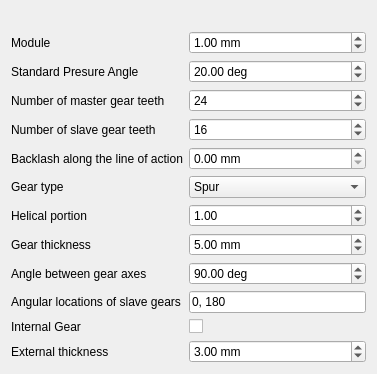
<?xml version="1.0" encoding="UTF-8"?>
<ui version="4.0">
 <class>Form</class>
 <widget class="QWidget" name="Form">
  <property name="geometry">
   <rect>
    <x>0</x>
    <y>0</y>
    <width>377</width>
    <height>336</height>
   </rect>
  </property>
  <property name="windowTitle">
   <string>Gears Parameters</string>
  </property>
  <layout class="QGridLayout" name="gridLayout">
   <item row="2" column="1">
    <widget class="QDoubleSpinBox" name="doubleSpinBox_2">
     <property name="suffix">
      <string> deg</string>
     </property>
     <property name="maximum">
      <double>89.989999999999995</double>
     </property>
     <property name="value">
      <double>20.000000000000000</double>
     </property>
    </widget>
   </item>
   <item row="2" column="0">
    <widget class="QLabel" name="label_2">
     <property name="text">
      <string>Standard Presure Angle</string>
     </property>
    </widget>
   </item>
   <item row="4" column="0">
    <widget class="QLabel" name="label_4">
     <property name="text">
      <string>Number of slave gear teeth</string>
     </property>
    </widget>
   </item>
   <item row="11" column="1">
    <widget class="QLineEdit" name="lineEdit">
     <property name="text">
      <string>0, 180</string>
     </property>
    </widget>
   </item>
   <item row="8" column="0">
    <widget class="QLabel" name="label_8">
     <property name="text">
      <string>Helical portion</string>
     </property>
    </widget>
   </item>
   <item row="3" column="1">
    <widget class="QSpinBox" name="spinBox">
     <property name="maximum">
      <number>999</number>
     </property>
     <property name="value">
      <number>24</number>
     </property>
    </widget>
   </item>
   <item row="5" column="1">
    <widget class="QDoubleSpinBox" name="doubleSpinBox_3">
     <property name="suffix">
      <string> mm</string>
     </property>
     <property name="maximum">
      <double>999.990000000000009</double>
     </property>
     <property name="singleStep">
      <double>0.100000000000000</double>
     </property>
    </widget>
   </item>
   <item row="8" column="1">
    <widget class="QDoubleSpinBox" name="doubleSpinBox_4">
     <property name="maximum">
      <double>9.990000000000000</double>
     </property>
     <property name="singleStep">
      <double>0.100000000000000</double>
     </property>
     <property name="value">
      <double>1.000000000000000</double>
     </property>
    </widget>
   </item>
   <item row="11" column="0">
    <widget class="QLabel" name="label_10">
     <property name="text">
      <string>Angular locations of slave gears</string>
     </property>
    </widget>
   </item>
   <item row="7" column="0">
    <widget class="QLabel" name="label_7">
     <property name="text">
      <string>Gear type</string>
     </property>
    </widget>
   </item>
   <item row="1" column="1">
    <widget class="QDoubleSpinBox" name="doubleSpinBox">
     <property name="prefix">
      <string/>
     </property>
     <property name="suffix">
      <string> mm</string>
     </property>
     <property name="maximum">
      <double>999.990000000000009</double>
     </property>
     <property name="singleStep">
      <double>0.100000000000000</double>
     </property>
     <property name="value">
      <double>1.000000000000000</double>
     </property>
    </widget>
   </item>
   <item row="9" column="0">
    <widget class="QLabel" name="label_6">
     <property name="text">
      <string>Gear thickness</string>
     </property>
    </widget>
   </item>
   <item row="3" column="0">
    <widget class="QLabel" name="label_3">
     <property name="text">
      <string>Number of master gear teeth</string>
     </property>
    </widget>
   </item>
   <item row="14" column="0">
    <widget class="QLabel" name="label_11">
     <property name="text">
      <string>External thickness</string>
     </property>
    </widget>
   </item>
   <item row="5" column="0">
    <widget class="QLabel" name="label_5">
     <property name="text">
      <string>Backlash along the line of action</string>
     </property>
    </widget>
   </item>
   <item row="10" column="1">
    <widget class="QDoubleSpinBox" name="doubleSpinBox_6">
     <property name="suffix">
      <string> deg</string>
     </property>
     <property name="minimum">
      <double>1.000000000000000</double>
     </property>
     <property name="maximum">
      <double>179.000000000000000</double>
     </property>
     <property name="value">
      <double>90.000000000000000</double>
     </property>
    </widget>
   </item>
   <item row="4" column="1">
    <widget class="QSpinBox" name="spinBox_2">
     <property name="maximum">
      <number>999</number>
     </property>
     <property name="value">
      <number>16</number>
     </property>
    </widget>
   </item>
   <item row="1" column="0">
    <widget class="QLabel" name="label">
     <property name="text">
      <string>Module</string>
     </property>
    </widget>
   </item>
   <item row="9" column="1">
    <widget class="QDoubleSpinBox" name="doubleSpinBox_5">
     <property name="suffix">
      <string> mm</string>
     </property>
     <property name="maximum">
      <double>9999.989999999999782</double>
     </property>
     <property name="value">
      <double>5.000000000000000</double>
     </property>
    </widget>
   </item>
   <item row="14" column="1">
    <widget class="QDoubleSpinBox" name="doubleSpinBox_7">
     <property name="suffix">
      <string> mm</string>
     </property>
     <property name="maximum">
      <double>999.990000000000009</double>
     </property>
     <property name="value">
      <double>3.000000000000000</double>
     </property>
    </widget>
   </item>
   <item row="10" column="0">
    <widget class="QLabel" name="label_9">
     <property name="text">
      <string>Angle between gear axes</string>
     </property>
    </widget>
   </item>
   <item row="0" column="0" colspan="2">
    <widget class="QLabel" name="label_12">
     <property name="text">
      <string/>
     </property>
    </widget>
   </item>
   <item row="7" column="1">
    <widget class="QComboBox" name="comboBox">
     <item>
      <property name="text">
       <string>Spur</string>
      </property>
     </item>
     <item>
      <property name="text">
       <string>Helical</string>
      </property>
     </item>
     <item>
      <property name="text">
       <string>Double Helical</string>
      </property>
     </item>
    </widget>
   </item>
   <item row="12" column="0">
    <widget class="QLabel" name="label_13">
     <property name="text">
      <string>Internal Gear</string>
     </property>
    </widget>
   </item>
   <item row="12" column="1">
    <widget class="QCheckBox" name="checkBox">
     <property name="text">
      <string/>
     </property>
    </widget>
   </item>
  </layout>
 </widget>
 <tabstops>
  <tabstop>doubleSpinBox</tabstop>
  <tabstop>doubleSpinBox_2</tabstop>
  <tabstop>spinBox</tabstop>
  <tabstop>spinBox_2</tabstop>
  <tabstop>doubleSpinBox_3</tabstop>
  <tabstop>comboBox</tabstop>
  <tabstop>doubleSpinBox_4</tabstop>
  <tabstop>doubleSpinBox_5</tabstop>
  <tabstop>doubleSpinBox_6</tabstop>
  <tabstop>lineEdit</tabstop>
  <tabstop>checkBox</tabstop>
  <tabstop>doubleSpinBox_7</tabstop>
 </tabstops>
 <resources/>
 <connections/>
</ui>
